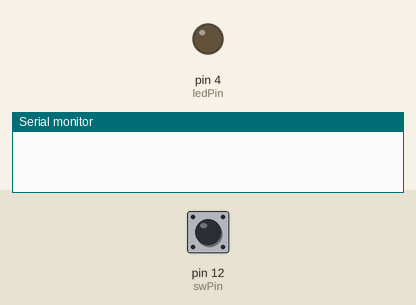
The sketch below on a simulated Arduino Uno, built with avr-gcc and run on an emulated ATmega328P. On the bench: output pins drawn as LEDs (lit = HIGH), the last lines printed to the serial monitor. The test bench sets the inputs (shaded band); at power-on: pin 12 (swPin) LOW.

Above: at 1.2 s.
1.3 s: pin 12 (swPin) pulled HIGH for 0.15 s
At 2.2 s:
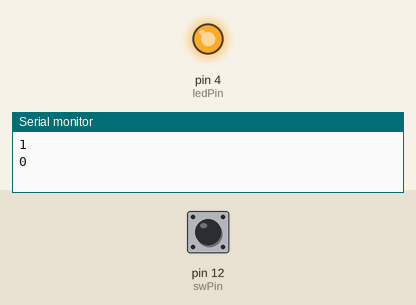
2.9 s: pin 12 (swPin) pulled HIGH for 1 s
At 3.4 s:
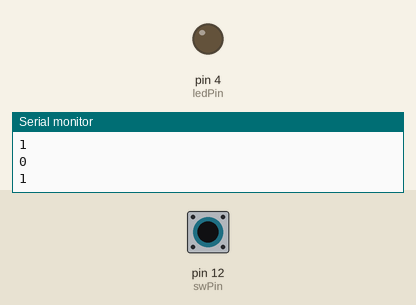
5.4 s: pin 12 (swPin) pulled HIGH for 3.2 s
At 6.5 s:
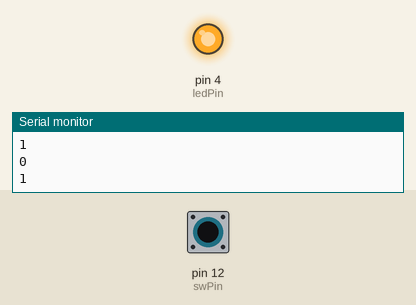
Timing chart, 0 to 8.4 s (numbered marks = the images above; inputs shaded):
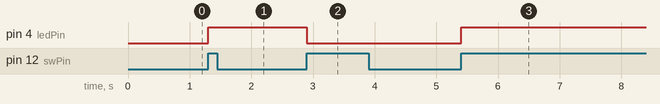

The sketch:

3._Lys_p____av_uten_debounce.ino
```cpp
int ledPin = 4;
int swPin = 12;

boolean swPinLast = false;
boolean ledState = false;

void setup ()
{
	Serial.begin(9600);

	pinMode(ledPin, OUTPUT);
	pinMode(swPin, INPUT);

	digitalWrite(ledPin, LOW);
}

void loop ()
{
	boolean state = digitalRead(swPin);

	if (state != swPinLast) {
		Serial.println(state);

		if (state == true) {
			ledState = !ledState;
			if (ledState == true) {
				digitalWrite(ledPin, HIGH);
			} else {
				digitalWrite(ledPin, LOW);
			}
		}

		swPinLast = state;
	}
}
```

Measured:
- after the input at 1.3 s, pin 4 (ledPin): LOW → HIGH at once
- after the input at 2.9 s, pin 4 (ledPin): HIGH → LOW at once
- after the input at 5.4 s, pin 4 (ledPin): LOW → HIGH at once
